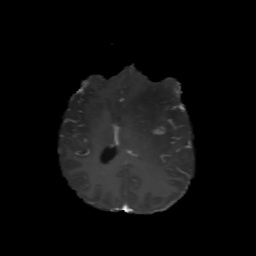
#> input picture brain-tumor-sample.jpg, 256 x 256 px; its folder holds only this picture in this run
$ python -i data_processor.py   (imports and definitions only)
#> lines starting #> are read from the running program, lines starting #| are printed output that depends on the picture
#> further down, picture is the input picture: shape (256, 256, 3); min 0, max 255, mean 12.8
"""
Data processing utilities for brain tumor detection
"""

import os
import cv2
import numpy as np
import pandas as pd
from PIL import Image
import tensorflow as tf
from tensorflow.keras.preprocessing.image import ImageDataGenerator
from sklearn.model_selection import train_test_split
import matplotlib.pyplot as plt
import seaborn as sns
from pathlib import Path


class ImagePreprocessor:
    """Image preprocessing utilities for medical images"""

    def __init__(self, target_size=(224, 224)):
        self.target_size = target_size

    # [67 lines left out: functions load_image, load_dicom_image, not called in this run]

    def enhance_contrast(self, image):
        """Apply contrast enhancement to medical image"""
        # Convert to grayscale for CLAHE
        gray = cv2.cvtColor((image * 255).astype(np.uint8), cv2.COLOR_RGB2GRAY)
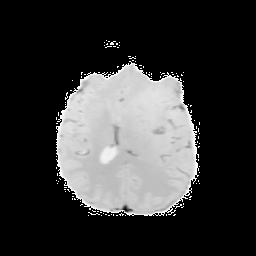
#> gray: shape (256, 256); min 0, max 255, mean 54.9

        # Apply CLAHE (Contrast Limited Adaptive Histogram Equalization)
        clahe = cv2.createCLAHE(clipLimit=2.0, tileGridSize=(8, 8))
        enhanced = clahe.apply(gray)
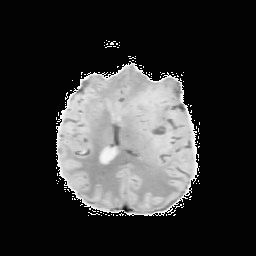
#> enhanced: shape (256, 256); min 2, max 255, mean 53.6

        # Convert back to RGB
        enhanced_rgb = cv2.cvtColor(enhanced, cv2.COLOR_GRAY2RGB)

        return enhanced_rgb.astype(np.float32) / 255.0

    # [9 lines left out: function remove_noise, not called in this run]


class DatasetManager:
    """Manage dataset loading and preparation"""

    # [172 lines left out: functions __init__, create_data_generators, load_dataset_from_folder, analyze_dataset, show_sample_images, prepare_data, not called in this run]

>>> import cv2
>>> picture = cv2.cvtColor(cv2.imread('../../brain-tumor-sample.jpg'), cv2.COLOR_BGR2RGB)
>>> result = ImagePreprocessor().enhance_contrast(picture)

$ run again, on GlioblastomaBranScans-700x467.jpg
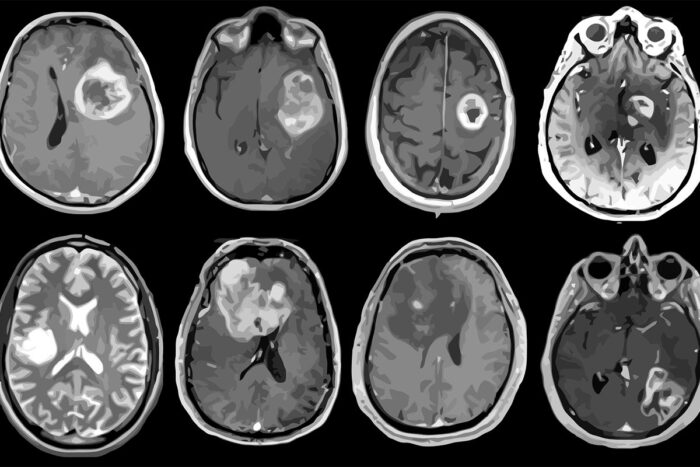
#> input picture GlioblastomaBranScans-700x467.jpg, 700 x 467 px
#> picture is the input picture: shape (467, 700, 3); min 0, max 255, mean 81.9
#> in enhance_contrast, `gray = cv2.cvtColor((image * 255).astype(np.uint8), cv2.COLOR_RGB2GRAY)`:
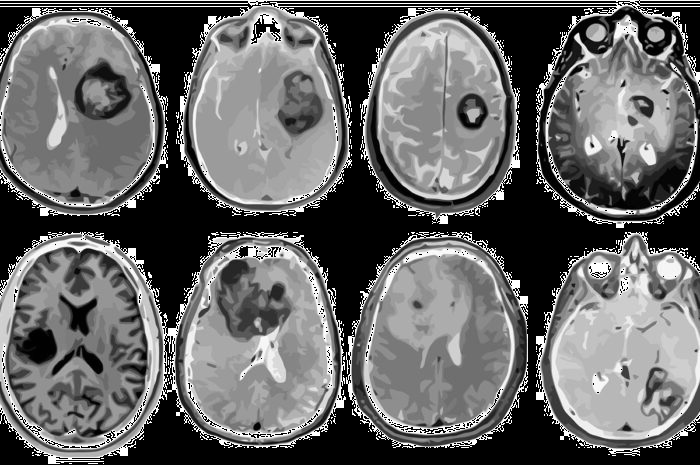
#> gray: shape (467, 700); min 0, max 255, mean 104.1
#> in enhance_contrast, `enhanced = clahe.apply(gray)`:
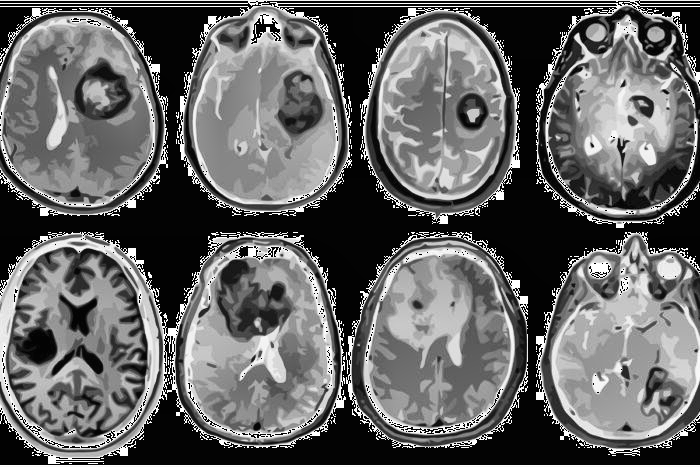
#> enhanced: shape (467, 700); min 1, max 255, mean 101.8

$ run again, on ijms-23-01187-g001.png
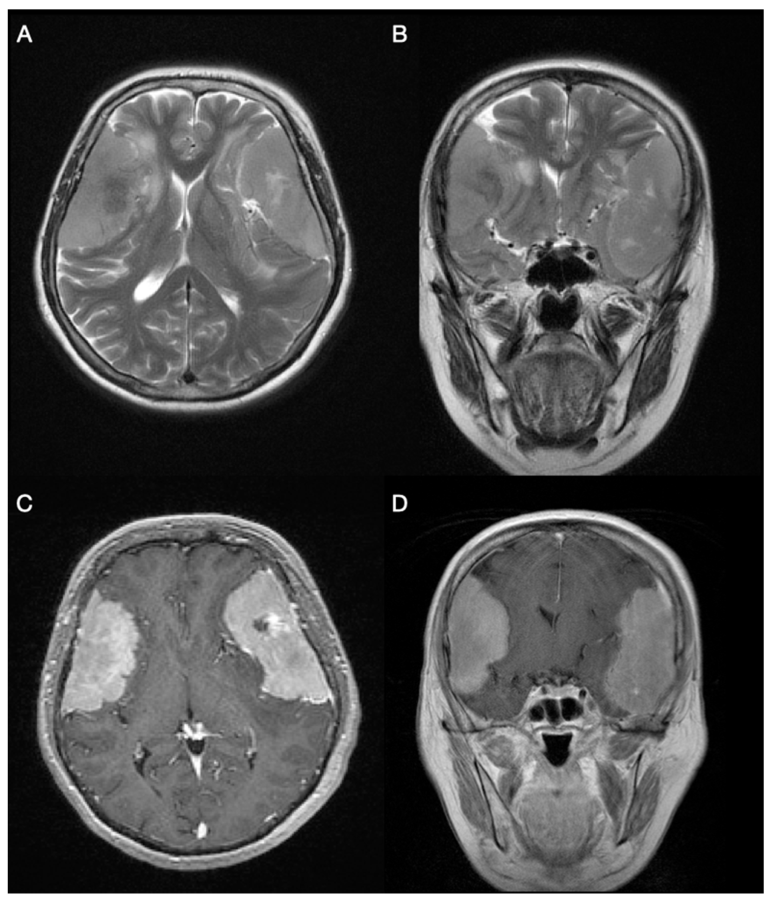
#> input picture ijms-23-01187-g001.png, 2314 x 2702 px (shown at 1/3 size)
#> picture is the input picture: shape (2702, 2314, 3); min 0, max 255, mean 75.7
#> in enhance_contrast, `gray = cv2.cvtColor((image * 255).astype(np.uint8), cv2.COLOR_RGB2GRAY)`:
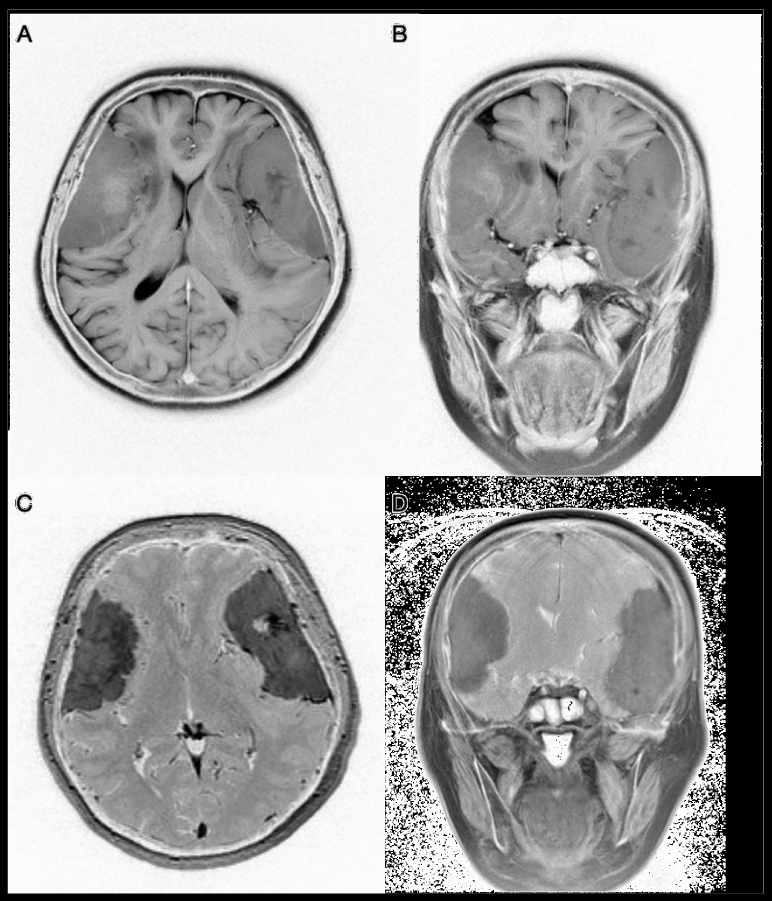
#> gray: shape (2702, 2314) (shown at 1/3 size); min 0, max 255, mean 164.8
#> in enhance_contrast, `enhanced = clahe.apply(gray)`:
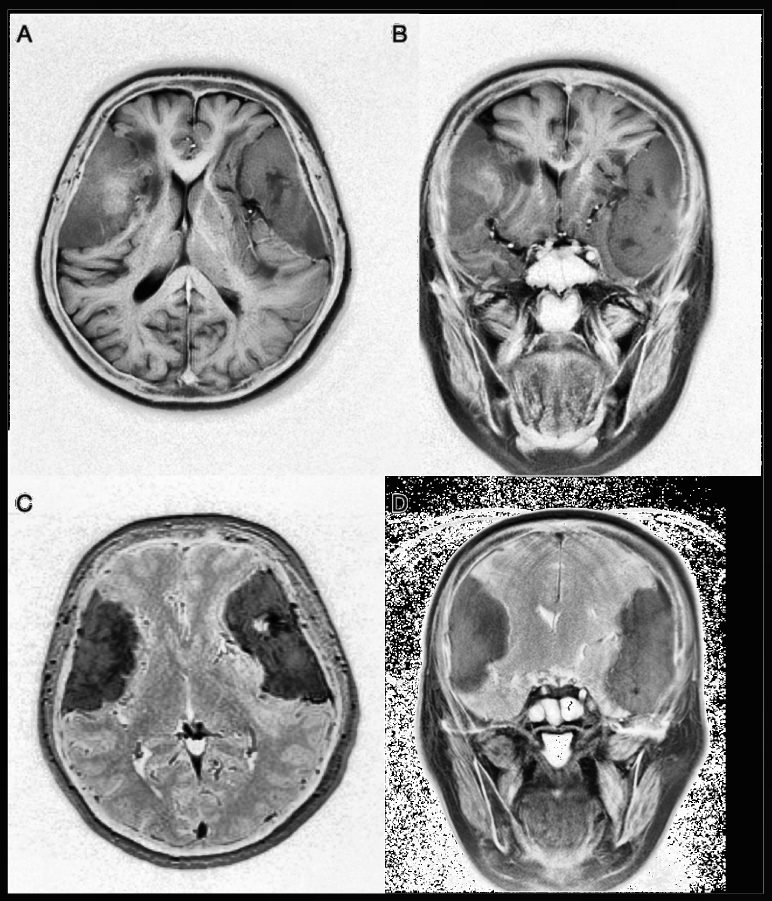
#> enhanced: shape (2702, 2314) (shown at 1/3 size); min 0, max 255, mean 156
